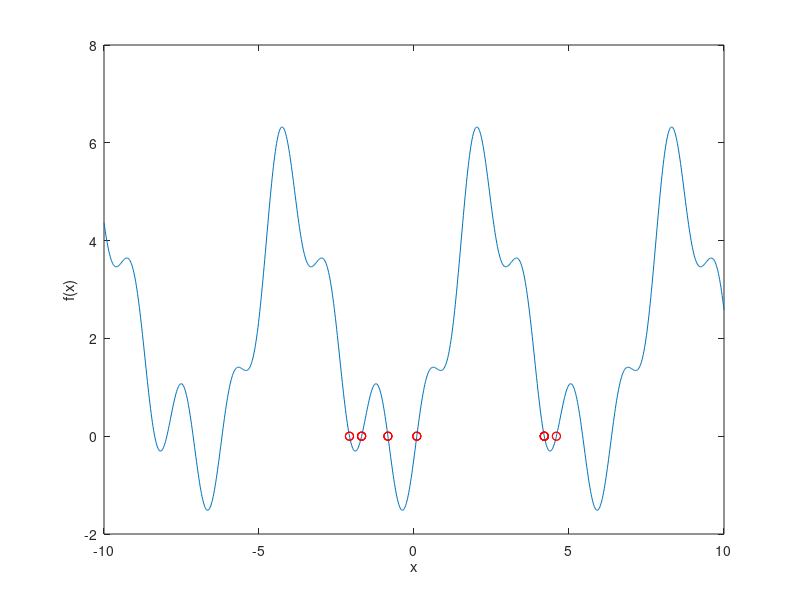

This chart was generated by the following MATLAB code:
h = 1e-6;
f = @(x) 1+(1+sin(x)-cos(x)).^2-(sin(2*x)-cos(2*x)-0.2).^2;

df = @(x) (f(x + h) - f(x)) / h;


##x0 = -5;
max_iter = 500;
cnt = 1;

roots = []
for i = -5:0.25:5
    x0 = i;
    x1 = x0 - (f(x0) / df(x0));
##    if abs(x1 - x0) < h
##        roots(cnt) = x1;
##        cnt = cnt+1;
##    end
    while abs(x1 - x0) >= h
      if cnt < max_iter
        x0 = x1;
        x1 = x0 - f(x0) / df(x0);
      else
        break;
      endif
    endwhile
    if abs(x1) < 5
      roots(cnt) = x1;
      cnt = cnt+1;
    endif
##    x0 = x1;

endfor
roots = unique(roots);
x = linspace(-10, 10, 1000);
y = f(x);
plot(x, y)
roots
hold on
for i = 1:length(roots)
    plot(roots(i), 0, 'ro');
end
hold off
xlabel('x');
ylabel('f(x)');


##Есть комплекснозначная функция у которой три корня, с помощью метода ньютона перебираем значения в прямоугольнике о т -2 до 2, если x0  сошлось к 1ому корню закрашиваем в один цвет, если ко второму в др. и к 3ьему в третий, если не сошлось то в 4ый. Использовать функцию image

